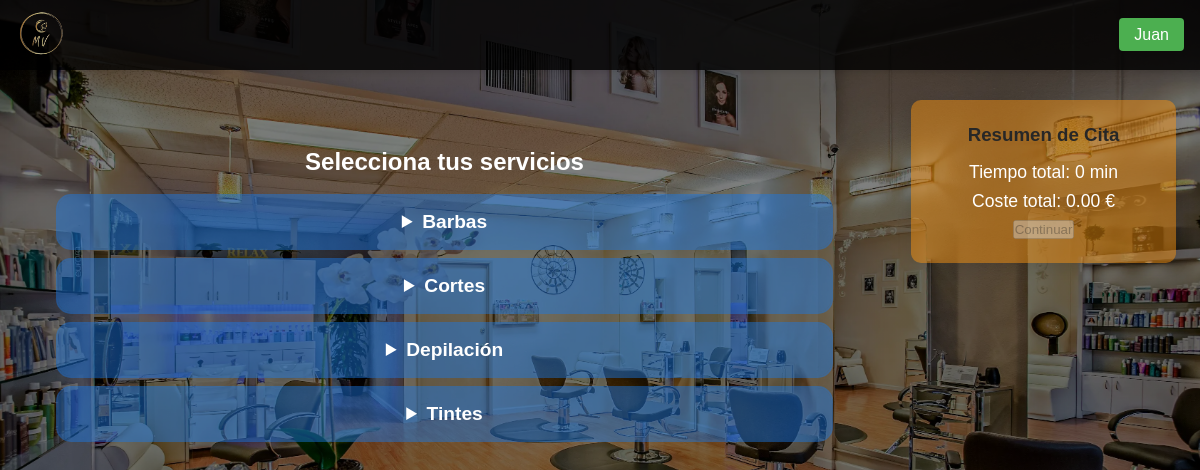
The app's page /paginas/coger_citas.php?id_cliente=5 (signed in) with its own data.
### tables this page shows
CREATE TABLE `tipos_tratamiento` (
  `id_tipo` int NOT NULL AUTO_INCREMENT,
  `nombre_tipo` varchar(100) NOT NULL,
  PRIMARY KEY (`id_tipo`),
  UNIQUE KEY `nombre_tipo` (`nombre_tipo`)
);

### paginas/coger_citas.php (the view, shortened to what this page needs)
<!DOCTYPE html>
<html lang="es">
<head>
    <link rel="stylesheet" href="/TFGPeluqueria/css/styles.css">
</head>
<body>
    <?php
        include $_SERVER['DOCUMENT_ROOT'] . '/TFGPeluqueria/funcionalidades/conexion.php';
        include $_SERVER['DOCUMENT_ROOT'] . '/TFGPeluqueria/plantillas/navbar.php';
    ?>
    <section class="contenedor-principal citas">
        <div class="resumen-cita">
            <h3>Resumen de Cita</h3>
            <p>Tiempo total: <span id="tiempo-total">0</span> min</p>
            <p>Coste total: <span id="coste-total">0.00</span> €</p>
            <button onclick="mostrarCalendario()" id="btn-continuar" disabled>Continuar</button>
        </div>
        <div class="lista-servicios">
            <h2>Selecciona tus servicios</h2>
            <br>
            <?php
            $sql = "SELECT * FROM tipos_tratamiento ORDER BY nombre_tipo";
            $result = $conn->query($sql);
            $tipos = $result->fetchAll(PDO::FETCH_ASSOC);
            foreach ($tipos as $tipo): ?>
                <details class="desplegable-tipo">
                    <summary><?= htmlspecialchars($tipo['nombre_tipo']) ?></summary>
                </details>
            <?php endforeach; ?>
        </div>
    </section>
</body>
</html>

### css/styles.css (style rules this page uses)
* { margin: 0; padding: 0; box-sizing: border-box; font-family: 'Arial', sans-serif; }
:root { --color-primario: #2c3e50; --color-secundario: #e67e22; --fondo-beige: #FFF8DC; --tabla-dorado: #20d4da; --color-desplegables: rgba(25, 121, 230, 0.459); }
html, body { background-color: #000; color: white; }
body { min-height: 100vh; position: relative; margin: 0; padding: 0; }
body::before { content: ""; position: absolute; top: 0; left: 0; width: 100%; height: 100%; background: linear-gradient(rgba(0, 0, 0, 0.5), rgba(0, 0, 0, 0.5)), url('/TFGPeluqueria/imagenes/Fondo.webp') center/cover; background-attachment: scroll; }
.contenedor-principal, .registros-container { padding-top: 90px; position: relative; color: white; min-height: 100vh; display: flex; flex-direction: column; justify-content: flex-start; align-items: center; text-align: center; }
.desplegable-tipo { margin-bottom: 8px; border: 2px solid var(--color-desplegables); border-radius: 15px; overflow: hidden; }
.desplegable-tipo summary { background-color:var(--color-desplegables); color: white; padding: 15px; cursor: pointer; font-size: 1.2em; font-weight: bold; }
.resumen-cita { position: fixed; top: 100px; right: 20px; background: rgba(245, 145, 15, 0.486); padding: 1.5rem; border-radius: 10px; box-shadow: 0 4px 15px rgba(0, 0, 0, 0.1); z-index: 1000; }
.resumen-cita h3 { color: rgb(39, 39, 39); margin-bottom: 1rem; }
.resumen-cita p { font-size: 1.1em; margin: 0.5rem 0; }
.lista-servicios { padding: 2rem; border-radius: 10px; width: 40%; margin: 1rem auto; }
.contenedor-principal.citas { flex-direction: row !important; justify-content: space-between; align-items: flex-start; padding: 100px 2% 50px; }
.resumen-cita { position: static; color: white; width: 23%; min-width: 250px; margin-left: 2%; order: 2; }
.lista-servicios { width: 73%; margin-right: 2%; order: 1; }

### records on screen
tipos_tratamiento: nombre_tipo "Barbas"
tipos_tratamiento: nombre_tipo "Cortes"
tipos_tratamiento: nombre_tipo "Depilación"
tipos_tratamiento: nombre_tipo "Tintes"

### other values on screen
$_SESSION['nombre'] "Juan"
